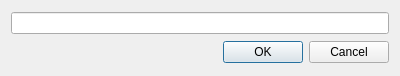
<?xml version="1.0" encoding="UTF-8"?>
<ui version="4.0">
 <class>SimpleTextInputDialog</class>
 <widget class="QDialog" name="SimpleTextInputDialog">
  <property name="geometry">
   <rect>
    <x>0</x>
    <y>0</y>
    <width>400</width>
    <height>76</height>
   </rect>
  </property>
  <property name="windowTitle">
   <string>Dialog</string>
  </property>
  <property name="modal">
   <bool>true</bool>
  </property>
  <layout class="QVBoxLayout" name="verticalLayout">
   <item>
    <widget class="QLineEdit" name="lineEdit"/>
   </item>
   <item>
    <widget class="QDialogButtonBox" name="buttonBox">
     <property name="orientation">
      <enum>Qt::Horizontal</enum>
     </property>
     <property name="standardButtons">
      <set>QDialogButtonBox::Cancel|QDialogButtonBox::Ok</set>
     </property>
    </widget>
   </item>
  </layout>
 </widget>
 <resources/>
 <connections>
  <connection>
   <sender>buttonBox</sender>
   <signal>accepted()</signal>
   <receiver>SimpleTextInputDialog</receiver>
   <slot>accept()</slot>
   <hints>
    <hint type="sourcelabel">
     <x>248</x>
     <y>254</y>
    </hint>
    <hint type="destinationlabel">
     <x>157</x>
     <y>274</y>
    </hint>
   </hints>
  </connection>
  <connection>
   <sender>buttonBox</sender>
   <signal>rejected()</signal>
   <receiver>SimpleTextInputDialog</receiver>
   <slot>reject()</slot>
   <hints>
    <hint type="sourcelabel">
     <x>316</x>
     <y>260</y>
    </hint>
    <hint type="destinationlabel">
     <x>286</x>
     <y>274</y>
    </hint>
   </hints>
  </connection>
 </connections>
</ui>
